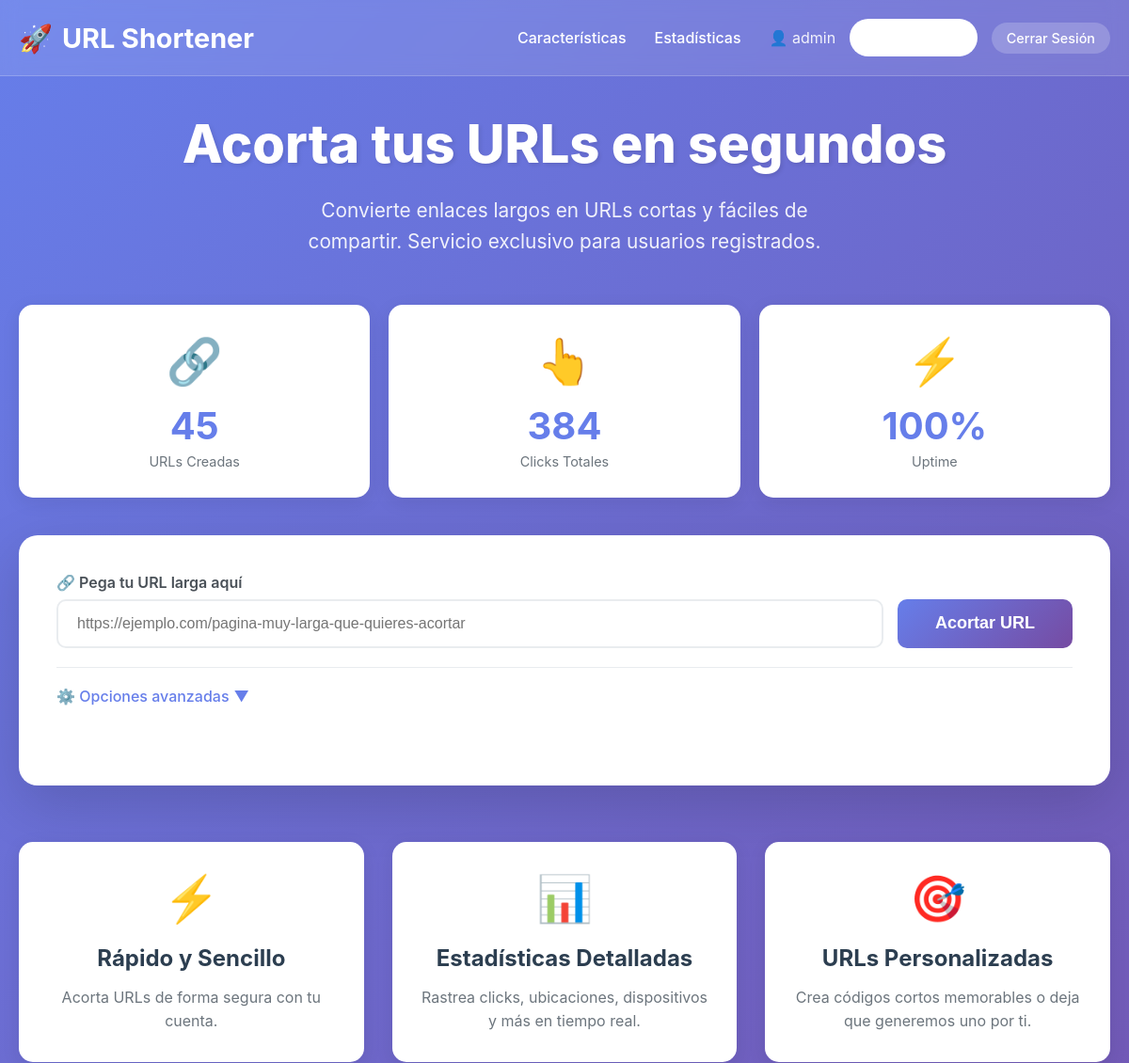
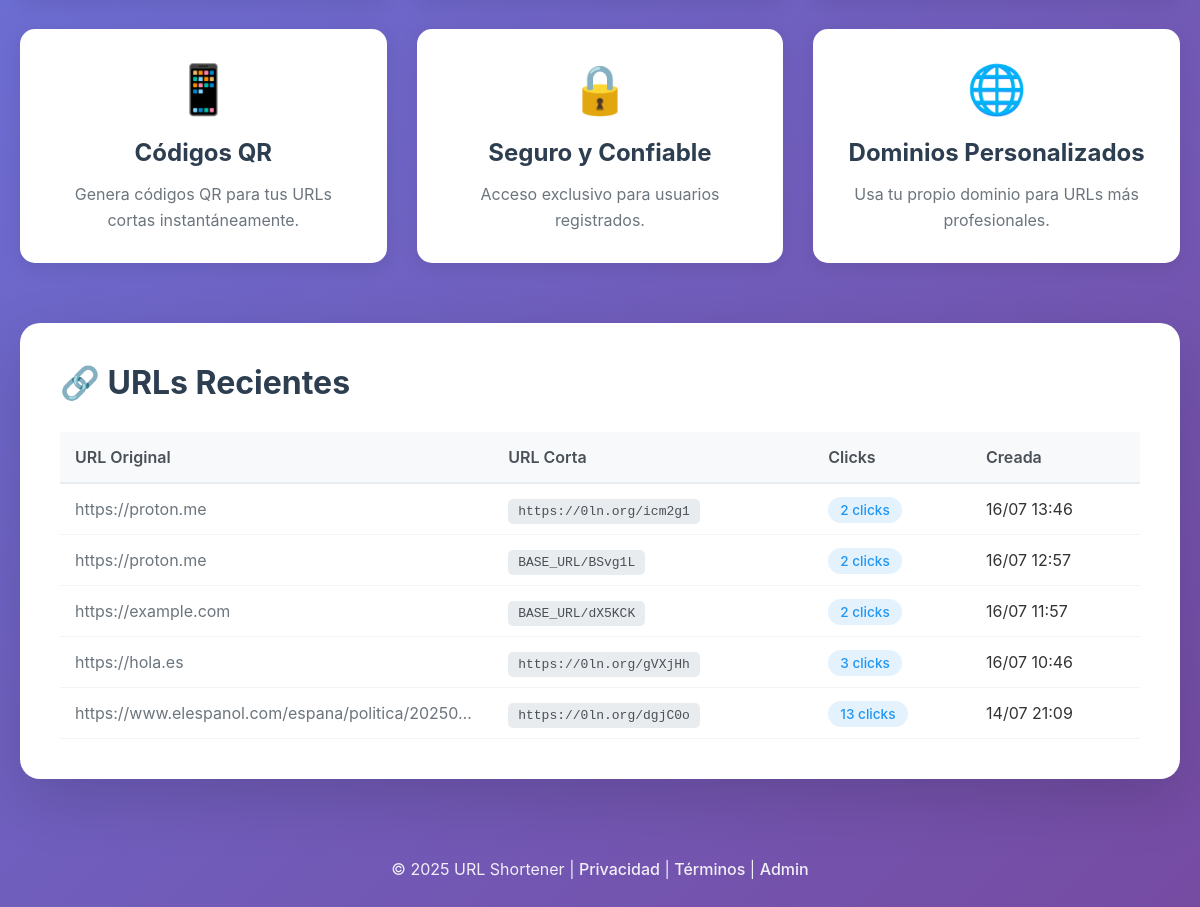
The page / (signed in) on the database its author committed (2 pictures, top to bottom).
### tables this page shows
CREATE TABLE `urls` (
  `id` int NOT NULL,
  `user_id` int DEFAULT NULL,
  `domain_id` int DEFAULT NULL,
  `short_code` varchar(10) NOT NULL,
  `original_url` text NOT NULL,
  `created_at` timestamp NULL DEFAULT CURRENT_TIMESTAMP,
  `clicks` int DEFAULT '0',
  `last_click` timestamp NULL DEFAULT NULL,
  `ip_address` varchar(45) DEFAULT NULL,
  `user_agent` text,
  `active` tinyint(1) DEFAULT '1',
  `is_public` tinyint(1) DEFAULT '1',
  `title` varchar(255) DEFAULT NULL,
  `description` text
);

CREATE TABLE `custom_domains` (
  `id` int NOT NULL,
  `user_id` int DEFAULT NULL,
  `domain` varchar(255) NOT NULL,
  `status` enum('pending','active','inactive') DEFAULT 'pending',
  `verification_token` varchar(64) DEFAULT NULL,
  `verified_at` timestamp NULL DEFAULT NULL,
  `created_at` timestamp NULL DEFAULT CURRENT_TIMESTAMP,
  `updated_at` timestamp NULL DEFAULT CURRENT_TIMESTAMP ON UPDATE CURRENT_TIMESTAMP,
  `ssl_enabled` tinyint(1) DEFAULT '0',
  `verification_method` varchar(50) DEFAULT NULL
);

### index.php (the view, shortened to what this page needs)
<?php
$is_logged_in = isset($_SESSION['user_id']) || isset($_SESSION['admin_logged_in']);
$username = $_SESSION['username'] ?? 'Invitado';
try {
    $db = new PDO("mysql:host=" . DB_HOST . ";dbname=" . DB_NAME, DB_USER, DB_PASS);
    $db->setAttribute(PDO::ATTR_ERRMODE, PDO::ERRMODE_EXCEPTION);
} catch(PDOException $e) {
    die("Error de conexión: " . $e->getMessage());
}
$shortened_url = '';
try {
    $stmt = $db->query("SELECT COUNT(*) as total FROM urls");
    $total_urls = $stmt->fetch()['total'];
    $stmt = $db->query("SELECT SUM(clicks) as total FROM urls");
    $total_clicks = $stmt->fetch()['total'] ?? 0;
    if ($is_logged_in) {
        $stmt = $db->query("
            SELECT u.*, cd.domain as custom_domain
            FROM urls u
            LEFT JOIN custom_domains cd ON u.domain_id = cd.id
            ORDER BY u.created_at DESC
            LIMIT 5
        ");
    }
    $recent_urls = $stmt->fetchAll();
} catch (Exception $e) {
    $total_urls = 0;
    $total_clicks = 0;
    $recent_urls = [];
}
?>
<!DOCTYPE html>
<html lang="es">
<head>
</head>
<body>
    <header class="header">
        <div class="header-content">
            <a href="/" class="logo">
                <span>🚀</span>
                <span>URL Shortener</span>
            </a>
            <nav class="nav-links">
                <a href="#features">Características</a>
                <a href="#stats">Estadísticas</a>
                <?php if ($is_logged_in): ?>
                <div class="user-info">
                    <span>👤 <?php echo htmlspecialchars($username); ?></span>
                    <a href="<?php echo rtrim(BASE_URL, '/'); ?>/admin/panel_simple.php" class="btn-login">Panel Admin</a>
                    <a href="<?php echo rtrim(BASE_URL, '/'); ?>/admin/logout.php" class="btn-logout">Cerrar Sesión</a>
                </div>
                <?php else: ?>
                <a href="<?php echo rtrim(BASE_URL, '/'); ?>/admin/login.php" class="btn-login">Iniciar Sesión</a>
                <?php endif; ?>
            </nav>
        </div>
    </header>
    <div class="container">
        <div class="hero">
            <h1>Acorta tus URLs en segundos</h1>
            <p>Convierte enlaces largos en URLs cortas y fáciles de compartir.
            <?php if (REQUIRE_LOGIN_TO_SHORTEN): ?>
                Servicio exclusivo para usuarios registrados.
            <?php else: ?>
                Gratis, rápido y con estadísticas en tiempo real.
            <?php endif; ?>
            </p>
        </div>
        <div class="stats-grid" id="stats">
            <div class="stat-card">
                <div class="stat-icon">🔗</div>
                <div class="stat-value"><?php echo number_format($total_urls); ?></div>
                <div class="stat-label">URLs Creadas</div>
            </div>
            <div class="stat-card">
                <div class="stat-icon">👆</div>
                <div class="stat-value"><?php echo number_format($total_clicks); ?></div>
                <div class="stat-label">Clicks Totales</div>
            </div>
            <div class="stat-card">
                <div class="stat-icon">⚡</div>
                <div class="stat-value">100%</div>
                <div class="stat-label">Uptime</div>
            </div>
        </div>
        <div class="main-card">
            <?php if (empty($shortened_url)): ?>
            <form method="POST" class="url-form">
                <div class="form-group">
                    <label class="form-label">🔗 Pega tu URL larga aquí</label>
                    <div class="input-group">
                        <input type="url"
                               name="url"
                               class="form-control"
                               placeholder="https://ejemplo.com/pagina-muy-larga-que-quieres-acortar"
                               required
                               autofocus
                               <?php echo (REQUIRE_LOGIN_TO_SHORTEN && !$is_logged_in) ? 'disabled' : ''; ?>>
                        <button type="submit"
                                class="btn-shorten"
                                <?php echo (REQUIRE_LOGIN_TO_SHORTEN && !$is_logged_in) ? 'disabled' : ''; ?>>
                            Acortar URL
                        </button>
                    </div>
                </div>
                <?php if (!REQUIRE_LOGIN_TO_SHORTEN || $is_logged_in): ?>
                <div class="advanced-options">
                    <div class="advanced-toggle" onclick="toggleAdvanced()">
                        <span>⚙️ Opciones avanzadas</span>
                        <span id="toggle-icon">▼</span>
                    </div>
                </div>
                <?php endif; ?>
            </form>
            <?php endif; ?>
        </div>
        <div class="features" id="features">
            <div class="feature">
                <div class="feature-icon">⚡</div>
                <h3>Rápido y Sencillo</h3>
                <p><?php echo REQUIRE_LOGIN_TO_SHORTEN ? 'Acorta URLs de forma segura con tu cuenta.' : 'Acorta tus URLs en segundos. Sin complicaciones.'; ?></p>
            </div>
            <div class="feature">
                <div class="feature-icon">📊</div>
                <h3>Estadísticas Detalladas</h3>
                <p>Rastrea clicks, ubicaciones, dispositivos y más en tiempo real.</p>
            </div>
            <div class="feature">
                <div class="feature-icon">🎯</div>
                <h3>URLs Personalizadas</h3>
                <p>Crea códigos cortos memorables o deja que generemos uno por ti.</p>
            </div>
            <div class="feature">
                <div class="feature-icon">📱</div>
                <h3>Códigos QR</h3>
                <p>Genera códigos QR para tus URLs cortas instantáneamente.</p>
            </div>
            <div class="feature">
                <div class="feature-icon">🔒</div>
                <h3>Seguro y Confiable</h3>
                <p><?php echo REQUIRE_LOGIN_TO_SHORTEN ? 'Acceso exclusivo para usuarios registrados.' : 'Enlaces permanentes con redirección HTTPS segura.'; ?></p>
            </div>
            <div class="feature">
                <div class="feature-icon">🌐</div>
                <h3>Dominios Personalizados</h3>
                <p>Usa tu propio dominio para URLs más profesionales.</p>
            </div>
        </div>
        <?php if (!empty($recent_urls)): ?>
        <div class="recent-section">
            <h2>🔗 URLs Recientes <?php echo (!$is_logged_in ? '(Públicas)' : ''); ?></h2>
            <div class="recent-urls">
                <table>
                    <thead>
                        <tr>
                            <th>URL Original</th>
                            <th>URL Corta</th>
                            <th>Clicks</th>
                            <th>Creada</th>
                        </tr>
                    </thead>
                    <tbody>
                        <?php foreach ($recent_urls as $url): ?>
                        <?php
                        if (!empty($url['custom_domain'])) {
                            $short_url = "https://" . $url['custom_domain'] . "/" . $url['short_code'];
                        } else {
                            $short_url = rtrim(BASE_URL, '/') . '/' . $url['short_code'];
                        }
                        ?>
                        <tr>
                            <td class="url-original" title="<?php echo htmlspecialchars($url['original_url']); ?>">
                                <?php echo htmlspecialchars($url['original_url']); ?>
                            </td>
                            <td>
                                <span class="url-short"><?php echo htmlspecialchars($short_url); ?></span>
                            </td>
                            <td>
                                <span class="badge badge-primary">
                                    <?php echo number_format($url['clicks'] ?? 0); ?> clicks
                                </span>
                            </td>
                            <td><?php echo date('d/m H:i', strtotime($url['created_at'])); ?></td>
                        </tr>
                        <?php endforeach; ?>
                    </tbody>
                </table>
            </div>
        </div>
        <?php endif; ?>
    </div>
    <footer class="footer">
        <p>
            © <?php echo date('Y'); ?> URL Shortener |
            <a href="/privacy">Privacidad</a> |
            <a href="/terms">Términos</a> |
            <a href="<?php echo rtrim(BASE_URL, '/'); ?>/admin">Admin</a>
        </p>
    </footer>
</body>
</html>

### rows shown on the page
urls: original_url "https://proton.me", short_code.domain "https://0ln.org/icm2g1", clicks "2", created_at "16/07 13:46"
urls: original_url "https://proton.me", short_code "BASE_URL/BSvg1L", clicks "2", created_at "16/07 12:57"
urls: original_url "https://example.com", short_code "BASE_URL/dX5KCK", clicks "2", created_at "16/07 11:57"
urls: original_url "https://hola.es", short_code.domain "https://0ln.org/gVXjHh", clicks "3", created_at "16/07 10:46"
urls: original_url "https://www.elespanol.com/espana/politica/20250…", short_code.domain "https://0ln.org/dgjC0o", clicks "13", created_at "14/07 21:09"

### other values the page prints
$username "admin"
$total_urls "45"
$total_clicks "384"
